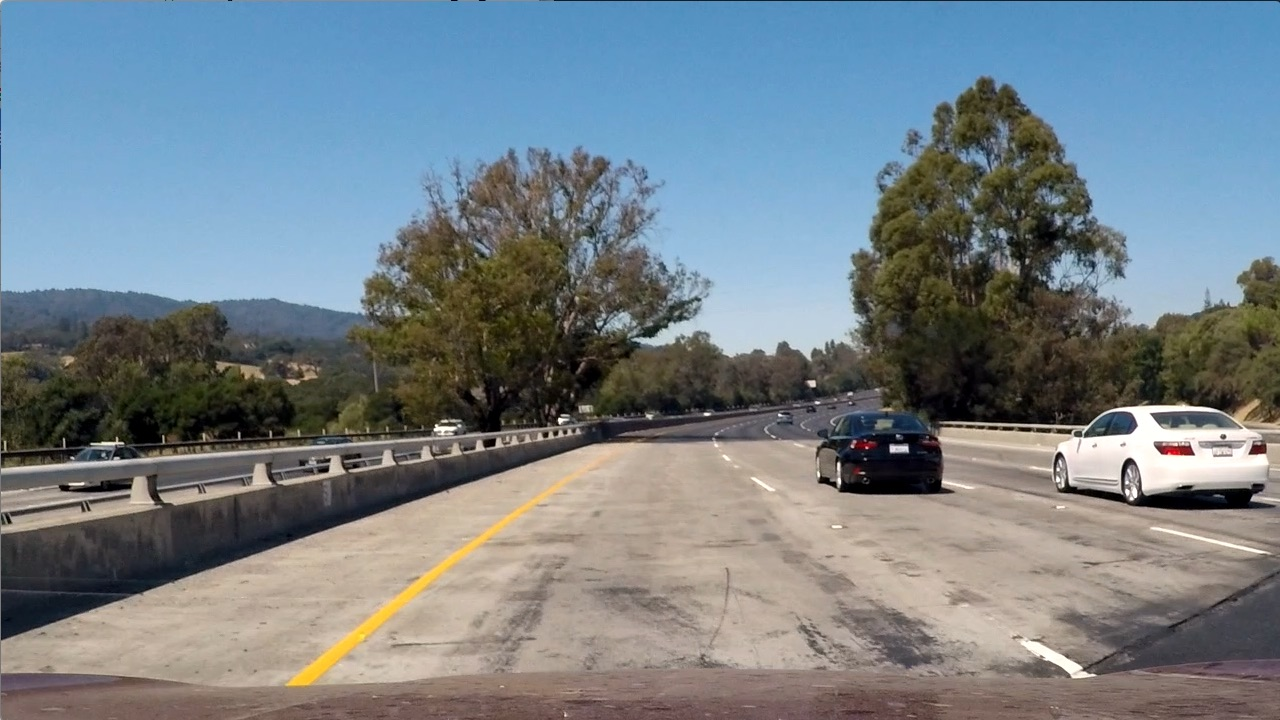
#> input picture test_images/test1.jpg, 1280 x 720 px; its folder holds only this picture in this run
$ python -i lane_finding.py   (imports and definitions only)   (Python 2 division)   (older library calls are emulated)
#> lines starting #> are read from the running program, lines starting #| are printed output that depends on the picture; after the words box and inside, x2 and y2 are one past the last pixel; in counts of white or black regions, pixels touching at a corner belong together
#> further down, picture is the input picture: shape (720, 1280, 3); mean B, G, R 135.5, 128.7, 117.5
#> (reads camera_cal/wide_dist_pickle.p from the repository)
import numpy as np
import cv2
import matplotlib.pyplot as plt
import glob
import pickle
import os
from moviepy.editor import VideoFileClip


# Function for plotting results
# [75 lines left out: functions plot_results, calibrate_camera, not called in this run]


# Pipeline combining color and gradient thresholding
def thresholding_pipeline(img, adv_grad=False, s_thresh=(90, 255), sxy_thresh=(20, 100),
             mag_thresh=(30, 100), dir_thresh=(0.7, 1.3)):

#> called with adv_grad = False, s_thresh = (90, 255), sxy_thresh = (20, 100), mag_thresh = (30, 100), dir_thresh = (0.7, 1.3)
    img = np.copy(img)
    # Convert to HSV color space and separate the V channel
    hls = cv2.cvtColor(img, cv2.COLOR_RGB2HLS).astype(np.float)
    h_channel = hls[:, :, 0]
    l_channel = hls[:, :, 1]
    s_channel = hls[:, :, 2]
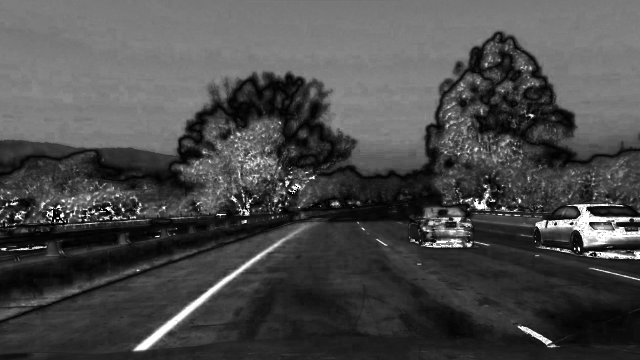
#> s_channel: shape (720, 1280) float64 (shown at 1/2 size); min 0, max 255, mean 74

    # Calculate directional gradient
    sobelx = cv2.Sobel(l_channel, cv2.CV_64F, 1, 0)  # Take the derivative in x
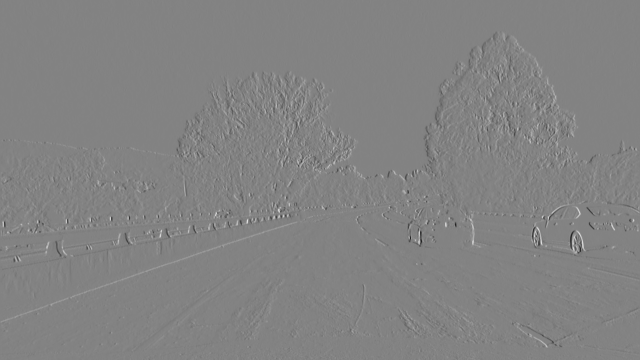
#> sobelx: shape (720, 1280) float64 (shown at 1/2 size); min -801, max 760, mean 0.1; drawn with min black and max white
    abs_sobelx = np.absolute(sobelx)  # Absolute x derivative to accentuate lines away from horizontal
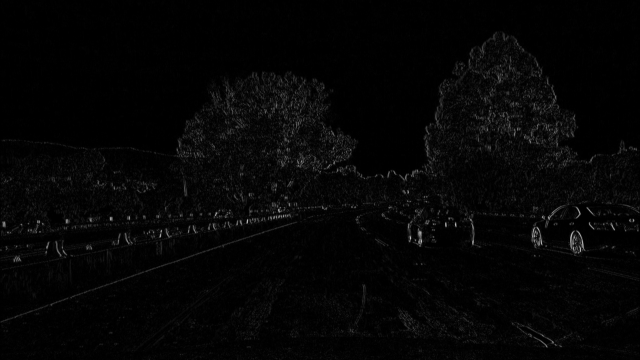
#> abs_sobelx: shape (720, 1280) float64 (shown at 1/2 size); min 0, max 801, mean 17.9; drawn with min black and max white
    scaled_sobelx = np.uint8(255 * abs_sobelx / np.max(abs_sobelx))
    # Threshold x gradient
    sxbinary = np.zeros_like(scaled_sobelx)
    sxbinary[(scaled_sobelx >= sxy_thresh[0]) & (scaled_sobelx <= sxy_thresh[1])] = 1

    if adv_grad:
        sobely = cv2.Sobel(l_channel, cv2.CV_64F, 0, 1)  # Take the derivative in y
        abs_sobely = np.absolute(sobely)  # Absolute y derivative to accentuate lines away from horizontal
        scaled_sobely = np.uint8(255 * abs_sobely / np.max(abs_sobely))
        # Threshold y gradient
        sybinary = np.zeros_like(scaled_sobely)
        sybinary[(scaled_sobely >= sxy_thresh[0]) & (scaled_sobely <= sxy_thresh[1])] = 1
        # Calculate gradient magnitude
        gradmag = np.sqrt(sobelx ** 2 + sobely ** 2)
        scale_factor = np.max(gradmag) / 255
        gradmag = (gradmag / scale_factor).astype(np.uint8)
        mag_binary = np.zeros_like(gradmag)
        mag_binary[(gradmag >= mag_thresh[0]) & (gradmag <= mag_thresh[1])] = 1
        # Calculate gradient direction
        dir_grad = np.arctan2(abs_sobely, abs_sobelx)
        dir_binary = np.zeros_like(dir_grad)
        dir_binary[(dir_grad >= dir_thresh[0]) & (dir_grad <= dir_thresh[1])] = 1
        # Combine gradient thresholds
        grad_thresh = np.zeros_like(dir_binary)
        grad_thresh[((sxbinary == 1) & (sybinary == 1)) | ((mag_binary == 1) & (dir_binary == 1))] = 1
    else:
        grad_thresh = sxbinary

    # Threshold color channel
    s_binary = np.zeros_like(s_channel)
    s_binary[(s_channel >= s_thresh[0]) & (s_channel <= s_thresh[1])] = 1
    # TODO: experiment with H channel
    # h_binary = np.zeros_like(h_channel)
    # h_binary[(h_channel >= s_thresh[0]) & (h_channel <= s_thresh[1])] = 1

    # Stack each channel
    # Note color_binary[:, :, 0] is all 0s, effectively an all black image. It might
    # be beneficial to replace this channel with something else.
    color_binary = np.dstack((np.zeros_like(grad_thresh), grad_thresh, s_binary))

    # Combine the two binary thresholds
    combined_binary = np.zeros_like(grad_thresh)
    combined_binary[(s_binary == 1) | (grad_thresh == 1)] = 1

    return combined_binary, color_binary


# Region of interest
# [23 lines left out: function region_of_interest, not called in this run]


# Apply perspective transformation to bird's eye view
def perspective_transform(img, src_mask, dst_mask, plot=True):

    img_size = (img.shape[1], img.shape[0])
    src = np.float32(src_mask)
    dst = np.float32(dst_mask)
    M = cv2.getPerspectiveTransform(src, dst)
    warped_img = cv2.warpPerspective(img, M, img_size, flags=cv2.INTER_LINEAR)

    # Visualize perspective transform
    if plot:
        src_mask_reshaped = src_mask.reshape((-1, 1, 2))
        dst_mask_reshaped = dst_mask.reshape((-1, 1, 2))
        img_poly = cv2.polylines(img, [src_mask_reshaped], True, (0, 255, 255), thickness=3)
        img_warped_poly = cv2.polylines(warped_img, [dst_mask_reshaped], True, (0, 255, 255), thickness=3)
        plot_results(img_poly, img_warped_poly, "Original Image", "Warped Image")

    return warped_img


# Implement Sliding Windows and Fit a Polynomial
def sliding_windows(binary_warped, nwindows=9, plot=False):
    # TODO: make more robust?
    # Assuming you have created a warped binary image called "binary_warped"
    # Take a histogram of the bottom half of the image
    histogram = np.sum(binary_warped[binary_warped.shape[0]/2:, :], axis=0)
    # Create an output image to draw on and visualize the result
    out_img = np.dstack((binary_warped, binary_warped, binary_warped))*255
    # Find the peak of the left and right halves of the histogram
    # These will be the starting point for the left and right lines
    midpoint = np.int(histogram.shape[0]/2)
    leftx_base = np.argmax(histogram[:midpoint])
    rightx_base = np.argmax(histogram[midpoint:]) + midpoint

    # Set height of windows
    window_height = np.int(binary_warped.shape[0]/nwindows)
    # Identify the x and y positions of all nonzero pixels in the image
    nonzero = binary_warped.nonzero()
    nonzeroy = np.array(nonzero[0])
    nonzerox = np.array(nonzero[1])
    # Current positions to be updated for each window
    leftx_current = leftx_base
    rightx_current = rightx_base
    # Set the width of the windows +/- margin
    margin = 100
    # Set minimum number of pixels found to recenter window
    minpix = 50
    # Create empty lists to receive left and right lane pixel indices
    left_lane_inds = []
    right_lane_inds = []

    # Step through the windows one by one
    for window in range(nwindows):
        # Identify window boundaries in x and y (and right and left)
        win_y_low = binary_warped.shape[0] - (window+1)*window_height
        win_y_high = binary_warped.shape[0] - window*window_height
        win_xleft_low = leftx_current - margin
        win_xleft_high = leftx_current + margin
        win_xright_low = rightx_current - margin
        win_xright_high = rightx_current + margin
        # Draw the windows on the visualization image
        cv2.rectangle(out_img,(win_xleft_low,win_y_low),(win_xleft_high,win_y_high),(0,255,0), 2)
        cv2.rectangle(out_img,(win_xright_low,win_y_low),(win_xright_high,win_y_high),(0,255,0), 2)
        # Identify the nonzero pixels in x and y within the window
        good_left_inds = ((nonzeroy >= win_y_low) & (nonzeroy < win_y_high) & (nonzerox >= win_xleft_low) & (nonzerox < win_xleft_high)).nonzero()[0]
        good_right_inds = ((nonzeroy >= win_y_low) & (nonzeroy < win_y_high) & (nonzerox >= win_xright_low) & (nonzerox < win_xright_high)).nonzero()[0]
        # Append these indices to the lists
        left_lane_inds.append(good_left_inds)
        right_lane_inds.append(good_right_inds)
        # If you found > minpix pixels, recenter next window on their mean position
        if len(good_left_inds) > minpix:
            leftx_current = np.int(np.mean(nonzerox[good_left_inds]))
        if len(good_right_inds) > minpix:
            rightx_current = np.int(np.mean(nonzerox[good_right_inds]))

    # Concatenate the arrays of indices
    left_lane_inds = np.concatenate(left_lane_inds)
    right_lane_inds = np.concatenate(right_lane_inds)

    # Extract left and right line pixel positions
    leftx = nonzerox[left_lane_inds]
    lefty = nonzeroy[left_lane_inds]
    rightx = nonzerox[right_lane_inds]
    righty = nonzeroy[right_lane_inds]

    # Fit a second order polynomial to each
    left_fit = np.polyfit(lefty, leftx, 2)
    right_fit = np.polyfit(righty, rightx, 2)

    # Visualization
    if plot:
        # Generate x and y values for plotting
        ploty = np.linspace(0, binary_warped.shape[0]-1, binary_warped.shape[0])
        left_fitx = left_fit[0]*ploty**2 + left_fit[1]*ploty + left_fit[2]
        right_fitx = right_fit[0]*ploty**2 + right_fit[1]*ploty + right_fit[2]

        out_img[nonzeroy[left_lane_inds], nonzerox[left_lane_inds]] = [255, 0, 0]
        out_img[nonzeroy[right_lane_inds], nonzerox[right_lane_inds]] = [0, 0, 255]
        plt.imshow(out_img)
        plt.plot(left_fitx, ploty, color='yellow')
        plt.plot(right_fitx, ploty, color='yellow')
        plt.xlim(0, 1280)
        plt.ylim(720, 0)

        plt.show()

    return left_fit, right_fit


# Skip the sliding windows step once you know where the lines are
def fit_polynomial(binary_warped, left_fit, right_fit, plot=False):
    # Assume you now have a new warped binary image
    # from the next frame of video (also called "binary_warped")
    # It's now much easier to find line pixels!
    nonzero = binary_warped.nonzero()
    nonzeroy = np.array(nonzero[0])
    nonzerox = np.array(nonzero[1])
    margin = 100
    left_lane_inds = ((nonzerox > (left_fit[0]*(nonzeroy**2) + left_fit[1]*nonzeroy + left_fit[2] - margin)) & (nonzerox < (left_fit[0]*(nonzeroy**2) + left_fit[1]*nonzeroy + left_fit[2] + margin)))
    right_lane_inds = ((nonzerox > (right_fit[0]*(nonzeroy**2) + right_fit[1]*nonzeroy + right_fit[2] - margin)) & (nonzerox < (right_fit[0]*(nonzeroy**2) + right_fit[1]*nonzeroy + right_fit[2] + margin)))

    # Again, extract left and right line pixel positions
    leftx = nonzerox[left_lane_inds]
    lefty = nonzeroy[left_lane_inds]
    rightx = nonzerox[right_lane_inds]
    righty = nonzeroy[right_lane_inds]
    # Fit a second order polynomial to each
    left_fit = np.polyfit(lefty, leftx, 2)
    right_fit = np.polyfit(righty, rightx, 2)
    # Generate x and y values for plotting
    ploty = np.linspace(0, binary_warped.shape[0]-1, binary_warped.shape[0])
    left_fitx = left_fit[0]*ploty**2 + left_fit[1]*ploty + left_fit[2]
    right_fitx = right_fit[0]*ploty**2 + right_fit[1]*ploty + right_fit[2]
    # Visualization
    if plot:
        # Create an image to draw on and an image to show the selection window
        out_img = np.dstack((binary_warped, binary_warped, binary_warped))*255
        window_img = np.zeros_like(out_img)
        # Color in left and right line pixels
        out_img[nonzeroy[left_lane_inds], nonzerox[left_lane_inds]] = [255, 0, 0]
        out_img[nonzeroy[right_lane_inds], nonzerox[right_lane_inds]] = [0, 0, 255]

        # Generate a polygon to illustrate the search window area
        # And recast the x and y points into usable format for cv2.fillPoly()
        left_line_window1 = np.array([np.transpose(np.vstack([left_fitx-margin, ploty]))])
        left_line_window2 = np.array([np.flipud(np.transpose(np.vstack([left_fitx+margin, ploty])))])
        left_line_pts = np.hstack((left_line_window1, left_line_window2))
        right_line_window1 = np.array([np.transpose(np.vstack([right_fitx-margin, ploty]))])
        right_line_window2 = np.array([np.flipud(np.transpose(np.vstack([right_fitx+margin, ploty])))])
        right_line_pts = np.hstack((right_line_window1, right_line_window2))

        # Draw the lane onto the warped blank image
        cv2.fillPoly(window_img, np.int_([left_line_pts]), (0,255, 0))
        cv2.fillPoly(window_img, np.int_([right_line_pts]), (0,255, 0))
        result = cv2.addWeighted(out_img, 1, window_img, 0.3, 0)
        plt.imshow(result)
        plt.plot(left_fitx, ploty, color='yellow')
        plt.plot(right_fitx, ploty, color='yellow')
        plt.xlim(0, 1280)
        plt.ylim(720, 0)

        plt.show()

    return left_fit, right_fit, lefty, leftx, righty, rightx


# Measure curvature and return curve radius in meter
def measure_curvature(binary_warped, left_fit, right_fit, lefty, leftx, righty, rightx, bottom_right, bottom_left):
    # Now we have polynomial fits and we can calculate the radius of curvature as follows
    # Define y-value where we want radius of curvature
    # Choose the maximum y-value, corresponding to the bottom of the image
    ploty = np.linspace(0, binary_warped.shape[0]-1, binary_warped.shape[0])
    y_eval = np.max(ploty)
    left_curverad = ((1 + (2*left_fit[0]*y_eval + left_fit[1])**2)**1.5) / np.absolute(2*left_fit[0])
    right_curverad = ((1 + (2*right_fit[0]*y_eval + right_fit[1])**2)**1.5) / np.absolute(2*right_fit[0])
    # print(left_curverad, right_curverad)

    # Define conversions in x and y from pixels space to meters
    ym_per_pix = 30/720  # meters per pixel in y dimension
    xm_per_pix = 3.7/(bottom_right[0] - bottom_left[0])  # meters per pixel in x dimension (160 to 1190 = 1030 px)

    # Fit new polynomials to x,y in world space
    left_fit_cr = np.polyfit(lefty * ym_per_pix, leftx * xm_per_pix, 2)
    right_fit_cr = np.polyfit(righty * ym_per_pix, rightx * xm_per_pix, 2)
    # Calculate the new radii of curvature
    left_curverad = ((1 + (2*left_fit_cr[0]*y_eval*ym_per_pix + left_fit_cr[1])**2)**1.5) / np.absolute(2*left_fit_cr[0])
    right_curverad = ((1 + (2*right_fit_cr[0]*y_eval*ym_per_pix + right_fit_cr[1])**2)**1.5) / np.absolute(2*right_fit_cr[0])
    # Now our radius of curvature is in meters
    # print(left_curverad, 'm', right_curverad, 'm')

    return left_curverad, right_curverad


# Warp lane line projection back to original image
# [27 lines left out: function project_lanelines, not called in this run]


# Main lane finding pipeline applying all functions above
def lane_finding_pipeline(input):

    # Step 1 Camera calibration: prepare for distortion correction of images
    calibrate_camera_first_time = False

    if calibrate_camera_first_time:
        mtx, dist = calibrate_camera(9, 6, "camera_cal/", plot=True)
    else:
        dist_pickle = pickle.load(open("camera_cal/wide_dist_pickle.p", "rb"))
        mtx = dist_pickle["mtx"]
        dist = dist_pickle["dist"]

    # Step 2 Distortion correction: Import original image and undistort.
    image = cv2.undistort(input, mtx, dist, None, mtx)
    # plot_results(input, image, "Original Image", "Undistorted Image")

    # Step 3 Thresholding: various combinations of color and gradient thresholds to generate a binary image
    # TODO: experiment with thresholds, when using different input images
    binary_image, color_binary = thresholding_pipeline(image, adv_grad=False, s_thresh=(90, 255), sxy_thresh=(20, 100))
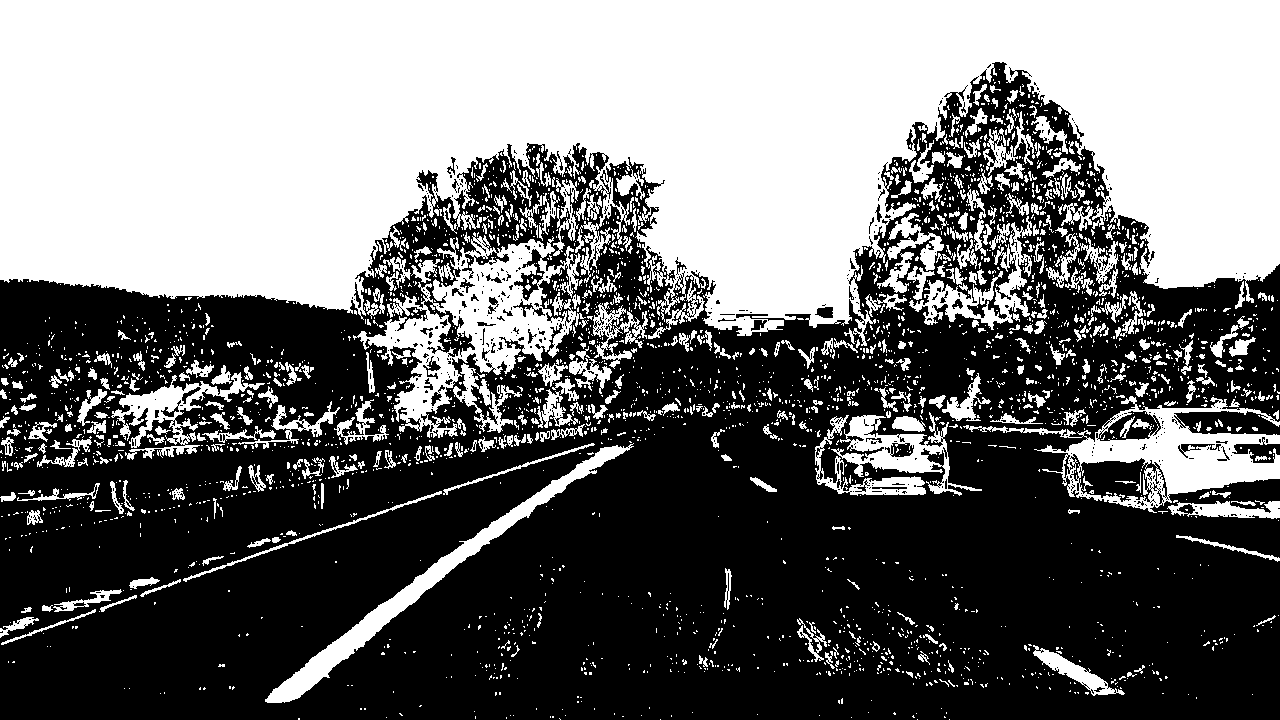
#> binary_image: shape (720, 1280); values 0 (black) and 1 (white), 44.5% white; 3151 white regions (2656 under 20 px), largest, box (x1, y1, x2, y2) and area: (0, 0, 1280, 346) 303749, (353, 232, 586, 438) 15649, (963, 396, 1280, 513) 10725
    # plot_results(color_binary, binary_image, "Color+gradient thresh", "Binary Image")

    # Step 4.1 Perspective transform on original image:
    # TODO: following values are optimized on test image 'straight_lines2.jpg'
    top_left = [540, 480]
    top_right = [754, 480]
    bottom_right = [1190, 718]
    bottom_left = [160, 718]
    src_mask = np.array([[(top_left[0], top_left[1]),
                          (top_right[0], top_right[1]),
                          (bottom_right[0], bottom_right[1]),
                          (bottom_left[0], bottom_left[1])]], np.int32)
    dst_mask = np.array([[(bottom_left[0], 0),
                          (bottom_right[0], 0),
                          (bottom_right[0], bottom_right[1]),
                          (bottom_left[0], bottom_left[1])]], np.int32)
    image_warped = perspective_transform(image, src_mask, dst_mask, plot=False)
#> (the rest of the program and of its run is left out)
